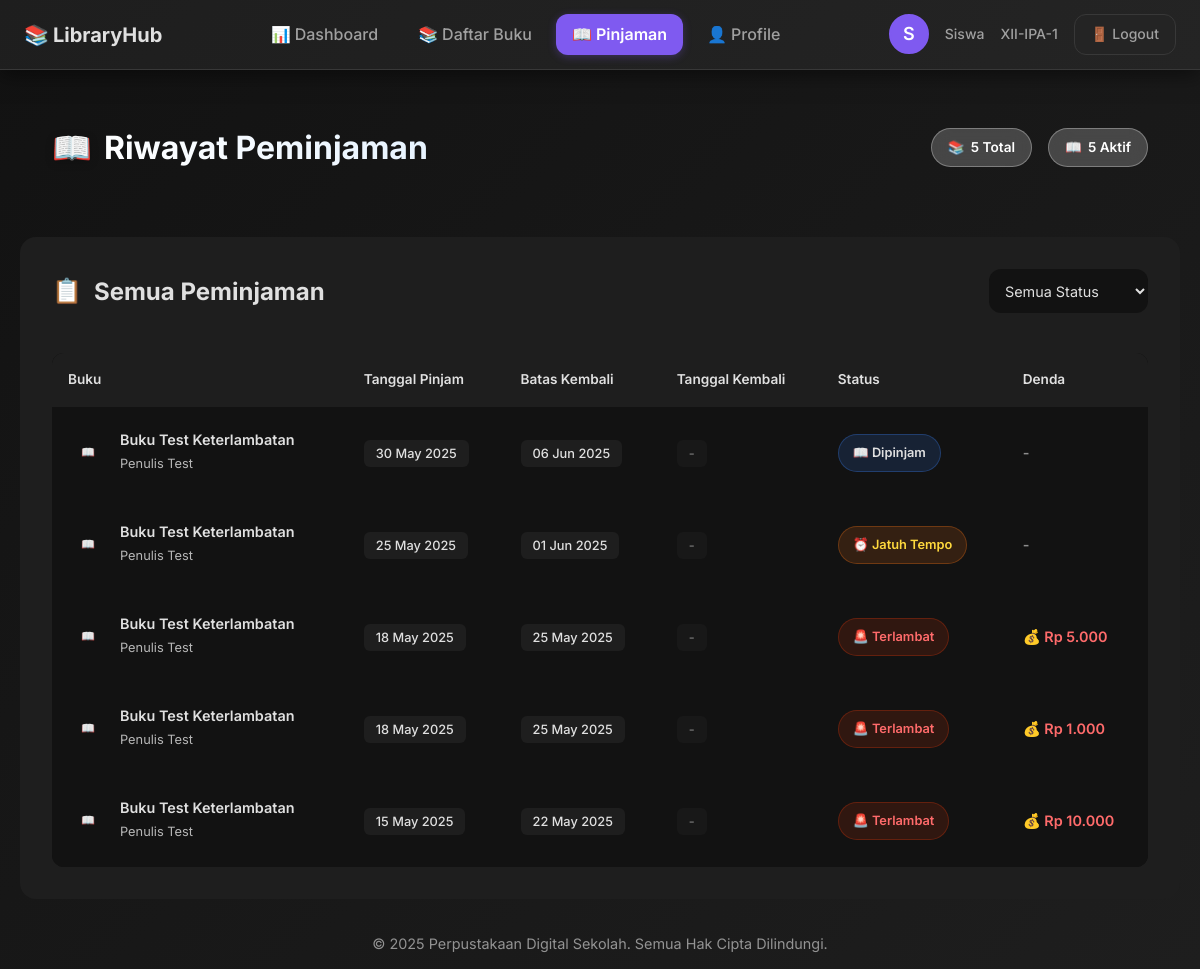
Screenshot of /member/loans (signed in) with the database file from the repository.
### app.py (models this page shows, shortened)
class User(UserMixin, db.Model):
    id = db.Column(db.Integer, primary_key=True)
    username = db.Column(db.String(80), unique=True, nullable=False)
    email = db.Column(db.String(120), unique=True, nullable=False)
    password_hash = db.Column(db.String(120), nullable=False)
    role = db.Column(db.String(20), nullable=False, default='member')  # 'admin' or 'member'
    nama_lengkap = db.Column(db.String(100), nullable=False)
    kelas = db.Column(db.String(20))  # untuk member
    profile_photo = db.Column(db.String(200))  # path to profile photo
    created_at = db.Column(db.DateTime, default=datetime.utcnow)
    def active_loans_count(self):
        if self.role != 'member':
            return 0
        return Peminjaman.query.filter_by(user_id=self.id, status='dipinjam').count()

class Peminjaman(db.Model):
    id = db.Column(db.Integer, primary_key=True)
    user_id = db.Column(db.Integer, db.ForeignKey('user.id'), nullable=False)
    buku_id = db.Column(db.Integer, db.ForeignKey('buku.id'), nullable=False)
    tanggal_pinjam = db.Column(db.DateTime, default=datetime.utcnow)
    tanggal_kembali_rencana = db.Column(db.DateTime, nullable=False)
    tanggal_kembali_aktual = db.Column(db.DateTime)
    status = db.Column(db.String(20), default='dipinjam')  # 'dipinjam', 'dikembalikan'
    denda = db.Column(db.Integer, default=0)
    status_denda = db.Column(db.String(20), default='Belum Lunas')  # 'Belum Lunas', 'Lunas', 'Dihapuskan/Gratis'
    user = db.relationship('User', backref='peminjaman')
    buku = db.relationship('Buku', backref='peminjaman')

class Buku(db.Model):
    id = db.Column(db.Integer, primary_key=True)
    judul = db.Column(db.String(200), nullable=False)
    pengarang = db.Column(db.String(100), nullable=False)
    penerbit = db.Column(db.String(100))
    tahun_terbit = db.Column(db.Integer)
    isbn = db.Column(db.String(20), unique=True)
    kategori = db.Column(db.String(50))
    stok = db.Column(db.Integer, default=1)
    deskripsi = db.Column(db.Text)
    gambar = db.Column(db.String(200))  # path to book cover image
    created_at = db.Column(db.DateTime, default=datetime.utcnow)

### app.py (the view)
@app.route('/member/loans')
@login_required
def member_loans():
    if current_user.role != 'member':
        flash('Akses ditolak!')
        return redirect(url_for('index'))
    loans = Peminjaman.query.filter_by(user_id=current_user.id).order_by(Peminjaman.tanggal_pinjam.desc()).all()
    today = datetime.now().date()
    active_loans_count = current_user.active_loans_count()
    return render_template('member/loans.html', loans=loans, today=today, active_loans_count=active_loans_count)

### app.py (called while the page is built)
@login_manager.user_loader
def load_user(user_id):
    return User.query.get(int(user_id))

@app.context_processor
def inject_kelas_options():
    return dict(KELAS_OPTIONS=KELAS_OPTIONS)

### templates/member/loans.html (shortened to what this page needs)
{% extends "member/base.html" %}
{% block content %}
<div class="loans-hero">
    <div class="loans-header-content">
        <div class="loans-title">
            <span class="icon">📖</span>
            <h1>Riwayat Peminjaman</h1>
        </div>
        <div class="loans-stats">
            <div class="stat-chip">
                <span>📚</span>
                <span>{{ loans|length }} Total</span>
            </div>
            {% if active_loans_count > 0 %}
            <div class="stat-chip">
                <span>📖</span>
                <span>{{ active_loans_count }} Aktif</span>
            </div>
            {% endif %}
        </div>
    </div>
</div>
<div class="loans-section">
    <div class="section-header">
        <div class="section-title">
            <span class="icon">📋</span>
            <h2>Semua Peminjaman</h2>
        </div>
        <div class="filter-controls">
            <select class="filter-select" id="statusFilter">
                <option value="all">Semua Status</option>
            </select>
        </div>
    </div>
    {% if loans %}
    <div class="table-wrapper">
        <table class="modern-table">
            <thead>
                <tr>
                    <th>Buku</th>
                    <th>Tanggal Pinjam</th>
                    <th>Batas Kembali</th>
                    <th>Tanggal Kembali</th>
                    <th>Status</th>
                    <th>Denda</th>
                </tr>
            </thead>
            <tbody>
                {% for loan in loans %}
                <tr data-status="{{ loan.status }}">
                    <td data-label="Buku">
                        <div class="book-info">
                            {% if loan.buku.cover_image %}
                                <img src="{{ url_for('static', filename='uploads/' + loan.buku.cover_image) }}"
                                     alt="{{ loan.buku.judul }}" class="book-cover-mini">
                            {% else %}
                                <div class="book-cover-mini" style="background: var(--gradient-primary); display: flex; align-items: center; justify-content: center; color: white; font-size: 0.7rem;">📖</div>
                            {% endif %}
                            <div class="book-details">
                                <h4>{{ loan.buku.judul }}</h4>
                                <p>{{ loan.buku.pengarang }}</p>
                            </div>
                        </div>
                    </td>
                    <td data-label="Tanggal Pinjam">
                        <span class="date-badge">{{ loan.tanggal_pinjam.strftime('%d %b %Y') }}</span>
                    </td>
                    <td data-label="Batas Kembali">
                        <span class="date-badge">{{ loan.tanggal_kembali_rencana.strftime('%d %b %Y') }}</span>
                    </td>
                    <td data-label="Tanggal Kembali">
                        {% if loan.tanggal_kembali_aktual %}
                            <span class="date-badge">{{ loan.tanggal_kembali_aktual.strftime('%d %b %Y') }}</span>
                        {% else %}
                            <span class="date-badge" style="opacity: 0.5;">-</span>
                        {% endif %}
                    </td>
                    <td data-label="Status">
                        {% if loan.status == 'dipinjam' %}
                            {% if loan.tanggal_kembali_rencana.date() < today %}
                                <span class="status-badge late">🚨 Terlambat</span>
                            {% elif loan.tanggal_kembali_rencana.date() == today %}
                                <span class="status-badge overdue">⏰ Jatuh Tempo</span>
                            {% else %}
                                <span class="status-badge active">📖 Dipinjam</span>
                            {% endif %}
                        {% elif loan.status == 'dikembalikan' %}
                            <span class="status-badge returned">✅ Dikembalikan</span>
                        {% else %}
                            <span class="status-badge">{{ loan.status|capitalize }}</span>
                        {% endif %}
                    </td>
                    <td data-label="Denda">
                        {% if loan.denda > 0 %}
                            <span class="fine-amount">💰 Rp {{ "{:,.0f}".format(loan.denda).replace(",", ".") }}</span>
                        {% else %}
                            <span class="fine-amount zero">-</span>
                        {% endif %}
                    </td>
                </tr>
                {% endfor %}
            </tbody>
        </table>
    </div>
    {% endif %}
</div>
{% endblock %}

### templates/member/includes/header.html (shortened to what this page needs)
<header class="main-header-member">
    <div class="header-logo-member">
        <a href="{{ url_for('member_dashboard') }}">
            <span>📚</span>
            <span>LibraryHub</span>
        </a>
    </div>
    <nav class="header-nav-member">
        <ul>
            <li><a href="{{ url_for('member_dashboard') }}" class="{% if request.endpoint == 'member_dashboard' %}active{% endif %}">
                <span>📊</span>
                <span>Dashboard</span>
            </a></li>            <li><a href="{{ url_for('member_books') }}" class="{% if request.endpoint in ['member_books', 'member_book_detail'] %}active{% endif %}">
                <span>📚</span>
                <span>Daftar Buku</span>
            </a></li>            <li><a href="{{ url_for('member_loans') }}" class="{% if request.endpoint == 'member_loans' %}active{% endif %}">
                <span>📖</span>
                <span>Pinjaman</span>
            </a></li>
            <li><a href="{{ url_for('member_profile') }}" class="{% if request.endpoint == 'member_profile' %}active{% endif %}">
                <span>👤</span>
                <span>Profile</span>
            </a></li>
        </ul>
    </nav>
    <div class="header-user-info-member">
        <div class="header-profile-photo">
            {% if current_user.profile_photo %}
                <img src="{{ url_for('static', filename=current_user.profile_photo) }}" alt="Profile Photo">
            {% else %}
                {{ current_user.nama_lengkap[0].upper() }}
            {% endif %}
        </div>
        <span>{{ current_user.nama_lengkap.split()[0] }}</span>
        <span>{{ current_user.kelas }}</span>
        <a href="{{ url_for('logout') }}" class="logout-btn-member">
            <span>🚪</span>
            <span>Logout</span>
        </a>
    </div>
</header>

### static/table-scroll-fix.css (style rules this page uses)
* { box-sizing: border-box; }
body, html { overflow-x: hidden; scroll-behavior: smooth; -webkit-overflow-scrolling: touch; touch-action: manipulation; -webkit-text-size-adjust: 100%; text-size-adjust: 100%; }

### static/dark-theme.css (style rules this page uses)
:root { --bg-primary-dark: #121212; --bg-secondary-dark: #1E1E1E; --bg-tertiary-dark: #242424; --bg-card-dark: #1A1A1A; --card-bg: #1A1A1A; --success-color: #2CB67D; --warning-color: #FFD93D; --danger-color: #FF6B6B; --border-color-dark: #383838; --accent-primary: #7F5AF0; --accent-color: #7F5AF0; --accent-secondary: #2CB67D; --accent-danger: #FF6B6B; --accent-warning: #FFD93D; --text-color: #E0E0E0; --text-color-light: #FFFFFF; --text-color-secondary: #A0A0A0; --text-color-muted: #757575; --text-high-contrast: #E0E0E0; --text-medium-contrast: #A0A0A0; --text-low-contrast: #666666; --text-on-accent: #FFFFFF; --text-on-dark: #FFFFFF; --border-color-dark: #383838; --border-color-light: rgba(255, 255, 255, 0.1); --card-shadow-dark: 0 4px 20px rgba(0, 0, 0, 0.5); --card-shadow-hover: 0 8px 32px rgba(127, 90, 240, 0.3); --border-radius-sm: 6px; --border-radius-md: 12px; --border-radius-lg: 16px; --border-radius-xl: 20px; --font-family-main: 'Inter', -apple-system, BlinkMacSystemFont, 'Segoe UI', sans-serif; --font-size-xs: 0.75rem; --font-size-sm: 0.875rem; --font-size-base: 1rem; --font-size-lg: 1.125rem; --font-size-xl: 1.25rem; --font-size-2xl: 1.5rem; --font-size-3xl: 1.875rem; --spacing-xs: 0.25rem; --spacing-sm: 0.5rem; --spacing-md: 1rem; --spacing-lg: 1.5rem; --spacing-xl: 2rem; --spacing-2xl: 3rem; --transition-fast: 0.2s ease-in-out; --transition-normal: 0.3s ease-in-out; --transition-slow: 0.5s ease-in-out; }
*, *::before, *::after { box-sizing: border-box; margin: 0; padding: 0; }
html { scroll-behavior: smooth; -webkit-text-size-adjust: 100%; }
body { font-family: var(--font-family-main); background-color: var(--bg-primary-dark); color: var(--text-high-contrast); line-height: 1.6; font-size: var(--font-size-base); -webkit-font-smoothing: antialiased; -moz-osx-font-smoothing: grayscale; overflow-x: hidden; }
a { color: var(--accent-primary); text-decoration: none; transition: color var(--transition-fast); }
h1, h2, h3, h4, h5, h6 { color: var(--text-high-contrast); font-weight: 600; line-height: 1.3; margin-bottom: var(--spacing-md); }
h1 { font-size: var(--font-size-3xl); }
h2 { font-size: var(--font-size-2xl); }
h4 { font-size: var(--font-size-lg); }
p { margin-bottom: var(--spacing-md); color: var(--text-medium-contrast); }
input, select, textarea { background: var(--bg-secondary-dark); border: 1px solid var(--border-color-dark); border-radius: var(--border-radius-md); padding: var(--spacing-sm) var(--spacing-md); color: var(--text-high-contrast); font-family: var(--font-family-main); font-size: var(--font-size-base); transition: all var(--transition-fast); width: 100%; min-height: 44px; }

### templates/member/base.html (style rules this page uses)
body { background: linear-gradient(135deg, var(--bg-primary-dark) 0%, var(--bg-secondary-dark) 100%); min-height: 100vh; }

### rows the page displays
User: nama_lengkap "S", nama_lengkap "Siswa", kelas "XII-IPA-1"
Peminjaman: buku.judul "Buku Test Keterlambatan", buku.pengarang "Penulis Test", tanggal_pinjam "30 May 2025", tanggal_kembali_rencana "06 Jun 2025", status "📖 Dipinjam"
Peminjaman: buku.judul "Buku Test Keterlambatan", buku.pengarang "Penulis Test", tanggal_pinjam "25 May 2025", tanggal_kembali_rencana "01 Jun 2025", status "⏰ Jatuh Tempo"
Peminjaman: buku.judul "Buku Test Keterlambatan", buku.pengarang "Penulis Test", tanggal_pinjam "18 May 2025", tanggal_kembali_rencana "25 May 2025", status "🚨 Terlambat", denda "5.000"
Peminjaman: buku.judul "Buku Test Keterlambatan", buku.pengarang "Penulis Test", tanggal_pinjam "18 May 2025", tanggal_kembali_rencana "25 May 2025", status "🚨 Terlambat", denda "1.000"
Peminjaman: buku.judul "Buku Test Keterlambatan", buku.pengarang "Penulis Test", tanggal_pinjam "15 May 2025", tanggal_kembali_rencana "22 May 2025", status "🚨 Terlambat", denda "10.000"

### other values shown
{{ loans|length }} "5"
{{ active_loans_count }} "5"
